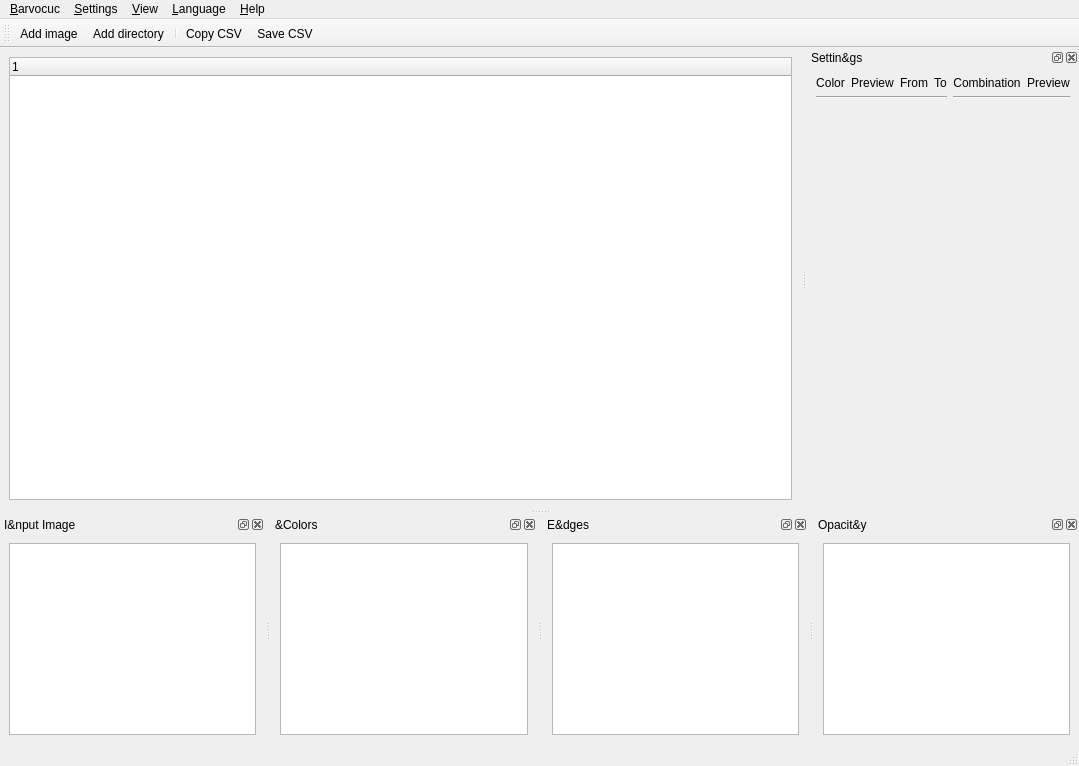
<?xml version="1.0" encoding="UTF-8"?>
<ui version="4.0">
 <class>MainWindow</class>
 <widget class="QMainWindow" name="MainWindow">
  <property name="geometry">
   <rect>
    <x>0</x>
    <y>0</y>
    <width>1079</width>
    <height>766</height>
   </rect>
  </property>
  <property name="sizePolicy">
   <sizepolicy hsizetype="Preferred" vsizetype="Minimum">
    <horstretch>0</horstretch>
    <verstretch>0</verstretch>
   </sizepolicy>
  </property>
  <property name="windowTitle">
   <string>Barvocuc</string>
  </property>
  <widget class="QWidget" name="centralwidget">
   <layout class="QHBoxLayout" name="horizontalLayout">
    <item>
     <widget class="QTreeWidget" name="file_list">
      <property name="rootIsDecorated">
       <bool>false</bool>
      </property>
      <property name="allColumnsShowFocus">
       <bool>true</bool>
      </property>
      <attribute name="headerDefaultSectionSize">
       <number>75</number>
      </attribute>
      <column>
       <property name="text">
        <string notr="true">1</string>
       </property>
      </column>
     </widget>
    </item>
   </layout>
  </widget>
  <widget class="QMenuBar" name="menubar">
   <property name="geometry">
    <rect>
     <x>0</x>
     <y>0</y>
     <width>1079</width>
     <height>19</height>
    </rect>
   </property>
   <widget class="QMenu" name="menuFile">
    <property name="title">
     <string>&amp;Barvocuc</string>
    </property>
    <addaction name="actionOpenFile"/>
    <addaction name="actionOpenDirectory"/>
    <addaction name="actionRemoveFile"/>
    <addaction name="actionClearInput"/>
    <addaction name="separator"/>
    <addaction name="actionCopyCSV"/>
    <addaction name="actionSaveCSV"/>
    <addaction name="actionSaveToDir"/>
    <addaction name="separator"/>
    <addaction name="actionQuit"/>
   </widget>
   <widget class="QMenu" name="menuSettings">
    <property name="title">
     <string>&amp;Settings</string>
    </property>
    <addaction name="actionLoadSettings"/>
    <addaction name="actionSaveSettings"/>
    <addaction name="separator"/>
    <addaction name="actionFactoryResetSettings"/>
   </widget>
   <widget class="QMenu" name="menuHelp">
    <property name="title">
     <string>&amp;Help</string>
    </property>
    <addaction name="actionAbout"/>
    <addaction name="actionOpenDocs"/>
    <addaction name="actionOpenLicence"/>
   </widget>
   <widget class="QMenu" name="menuView">
    <property name="title">
     <string>&amp;View</string>
    </property>
    <addaction name="separator"/>
   </widget>
   <widget class="QMenu" name="menuLanguage">
    <property name="title">
     <string>&amp;Language</string>
    </property>
   </widget>
   <addaction name="menuFile"/>
   <addaction name="menuSettings"/>
   <addaction name="menuView"/>
   <addaction name="menuLanguage"/>
   <addaction name="menuHelp"/>
  </widget>
  <widget class="QStatusBar" name="statusbar"/>
  <widget class="QDockWidget" name="dockSettings">
   <property name="windowTitle">
    <string>Settin&amp;gs</string>
   </property>
   <attribute name="dockWidgetArea">
    <number>2</number>
   </attribute>
   <widget class="QWidget" name="dockWidgetContents_4">
    <layout class="QVBoxLayout" name="verticalLayout">
     <property name="topMargin">
      <number>9</number>
     </property>
     <property name="rightMargin">
      <number>9</number>
     </property>
     <item>
      <layout class="QGridLayout" name="layoutSettings" columnstretch="0,0,0,0,0,0,0">
       <item row="0" column="0">
        <widget class="QLabel" name="label">
         <property name="text">
          <string>Color</string>
         </property>
         <property name="alignment">
          <set>Qt::AlignCenter</set>
         </property>
        </widget>
       </item>
       <item row="0" column="3">
        <widget class="QLabel" name="label_6">
         <property name="text">
          <string>To</string>
         </property>
         <property name="alignment">
          <set>Qt::AlignCenter</set>
         </property>
        </widget>
       </item>
       <item row="0" column="5">
        <widget class="QLabel" name="label_8">
         <property name="text">
          <string>Combination</string>
         </property>
         <property name="alignment">
          <set>Qt::AlignCenter</set>
         </property>
        </widget>
       </item>
       <item row="0" column="6">
        <widget class="QLabel" name="label_9">
         <property name="text">
          <string>Preview</string>
         </property>
         <property name="alignment">
          <set>Qt::AlignCenter</set>
         </property>
        </widget>
       </item>
       <item row="0" column="2">
        <widget class="QLabel" name="label_5">
         <property name="text">
          <string>From</string>
         </property>
         <property name="alignment">
          <set>Qt::AlignCenter</set>
         </property>
        </widget>
       </item>
       <item row="1" column="5" colspan="2">
        <widget class="Line" name="line_2">
         <property name="orientation">
          <enum>Qt::Horizontal</enum>
         </property>
        </widget>
       </item>
       <item row="0" column="1">
        <widget class="QLabel" name="label_7">
         <property name="text">
          <string>Preview</string>
         </property>
         <property name="alignment">
          <set>Qt::AlignCenter</set>
         </property>
        </widget>
       </item>
       <item row="1" column="0" colspan="4">
        <widget class="Line" name="line">
         <property name="orientation">
          <enum>Qt::Horizontal</enum>
         </property>
        </widget>
       </item>
      </layout>
     </item>
     <item>
      <spacer name="verticalSpacer">
       <property name="orientation">
        <enum>Qt::Vertical</enum>
       </property>
       <property name="sizeHint" stdset="0">
        <size>
         <width>20</width>
         <height>40</height>
        </size>
       </property>
      </spacer>
     </item>
    </layout>
   </widget>
  </widget>
  <widget class="QDockWidget" name="dock_source">
   <property name="allowedAreas">
    <set>Qt::AllDockWidgetAreas</set>
   </property>
   <property name="windowTitle">
    <string>I&amp;nput Image</string>
   </property>
   <attribute name="dockWidgetArea">
    <number>8</number>
   </attribute>
   <widget class="QWidget" name="dockWidgetContents_3">
    <layout class="QVBoxLayout" name="verticalLayout_2">
     <item>
      <widget class="SynchronizedGraphicsView" name="gv_source"/>
     </item>
    </layout>
   </widget>
  </widget>
  <widget class="QDockWidget" name="dock_colors">
   <property name="features">
    <set>QDockWidget::AllDockWidgetFeatures</set>
   </property>
   <property name="allowedAreas">
    <set>Qt::AllDockWidgetAreas</set>
   </property>
   <property name="windowTitle">
    <string>&amp;Colors</string>
   </property>
   <attribute name="dockWidgetArea">
    <number>8</number>
   </attribute>
   <widget class="QWidget" name="dockWidgetContents_5">
    <layout class="QVBoxLayout" name="verticalLayout_5">
     <item>
      <widget class="SynchronizedGraphicsView" name="gv_colors"/>
     </item>
    </layout>
   </widget>
  </widget>
  <widget class="QDockWidget" name="dock_sobel">
   <property name="allowedAreas">
    <set>Qt::AllDockWidgetAreas</set>
   </property>
   <property name="windowTitle">
    <string>E&amp;dges</string>
   </property>
   <attribute name="dockWidgetArea">
    <number>8</number>
   </attribute>
   <widget class="QWidget" name="dockWidgetContents_6">
    <layout class="QVBoxLayout" name="verticalLayout_6">
     <item>
      <widget class="SynchronizedGraphicsView" name="gv_sobel"/>
     </item>
    </layout>
   </widget>
  </widget>
  <widget class="QDockWidget" name="dock_opacity">
   <property name="allowedAreas">
    <set>Qt::AllDockWidgetAreas</set>
   </property>
   <property name="windowTitle">
    <string>Opacit&amp;y</string>
   </property>
   <attribute name="dockWidgetArea">
    <number>8</number>
   </attribute>
   <widget class="QWidget" name="dockWidgetContents_7">
    <layout class="QVBoxLayout" name="verticalLayout_4">
     <item>
      <widget class="SynchronizedGraphicsView" name="gv_opacity"/>
     </item>
    </layout>
   </widget>
  </widget>
  <widget class="QToolBar" name="toolBar">
   <property name="windowTitle">
    <string>Toolbar</string>
   </property>
   <attribute name="toolBarArea">
    <enum>TopToolBarArea</enum>
   </attribute>
   <attribute name="toolBarBreak">
    <bool>false</bool>
   </attribute>
   <addaction name="actionOpenFile"/>
   <addaction name="actionOpenDirectory"/>
   <addaction name="separator"/>
   <addaction name="actionCopyCSV"/>
   <addaction name="actionSaveCSV"/>
  </widget>
  <action name="actionOpenFile">
   <property name="text">
    <string>&amp;Add image...</string>
   </property>
   <property name="shortcut">
    <string>Ctrl+O</string>
   </property>
  </action>
  <action name="actionRemoveFile">
   <property name="text">
    <string>&amp;Remove image</string>
   </property>
   <property name="shortcut">
    <string>Del</string>
   </property>
  </action>
  <action name="actionOpenDirectory">
   <property name="text">
    <string>Add &amp;directory...</string>
   </property>
   <property name="shortcut">
    <string>Ctrl+Shift+O</string>
   </property>
  </action>
  <action name="actionQuit">
   <property name="text">
    <string>Close &amp;program</string>
   </property>
   <property name="menuRole">
    <enum>QAction::QuitRole</enum>
   </property>
  </action>
  <action name="actionLoadSettings">
   <property name="text">
    <string>&amp;Load settings...</string>
   </property>
  </action>
  <action name="actionSaveSettings">
   <property name="text">
    <string>&amp;Save settings...</string>
   </property>
  </action>
  <action name="actionCopyCSV">
   <property name="text">
    <string>&amp;Copy CSV</string>
   </property>
   <property name="shortcut">
    <string>Ctrl+C</string>
   </property>
  </action>
  <action name="actionSaveCSV">
   <property name="text">
    <string>&amp;Save CSV...</string>
   </property>
   <property name="shortcut">
    <string>Ctrl+S</string>
   </property>
  </action>
  <action name="actionAbout">
   <property name="text">
    <string>&amp;About Barvocuc...</string>
   </property>
   <property name="menuRole">
    <enum>QAction::AboutRole</enum>
   </property>
  </action>
  <action name="actionShowLicense">
   <property name="text">
    <string>&amp;Licence (GPL)...</string>
   </property>
  </action>
  <action name="actionClearInput">
   <property name="text">
    <string>Remove all &amp;images</string>
   </property>
   <property name="shortcut">
    <string>Ctrl+Del</string>
   </property>
  </action>
  <action name="actionSaveToDir">
   <property name="text">
    <string>Save &amp;output to directory...</string>
   </property>
  </action>
  <action name="actionOpenDocs">
   <property name="text">
    <string>&amp;Documentation...</string>
   </property>
  </action>
  <action name="actionOpenLicence">
   <property name="text">
    <string>&amp;License...</string>
   </property>
  </action>
  <action name="actionFactoryResetSettings">
   <property name="text">
    <string>Reset to Factory Defaults</string>
   </property>
  </action>
 </widget>
 <customwidgets>
  <customwidget>
   <class>SynchronizedGraphicsView</class>
   <extends>QGraphicsView</extends>
   <header>barvocuc.gui</header>
  </customwidget>
 </customwidgets>
 <resources/>
 <connections>
  <connection>
   <sender>actionQuit</sender>
   <signal>triggered()</signal>
   <receiver>MainWindow</receiver>
   <slot>close()</slot>
   <hints>
    <hint type="sourcelabel">
     <x>-1</x>
     <y>-1</y>
    </hint>
    <hint type="destinationlabel">
     <x>507</x>
     <y>331</y>
    </hint>
   </hints>
  </connection>
  <connection>
   <sender>MainWindow</sender>
   <signal>enable_csv_export(bool)</signal>
   <receiver>actionCopyCSV</receiver>
   <slot>setEnabled(bool)</slot>
   <hints>
    <hint type="sourcelabel">
     <x>539</x>
     <y>382</y>
    </hint>
    <hint type="destinationlabel">
     <x>-1</x>
     <y>-1</y>
    </hint>
   </hints>
  </connection>
  <connection>
   <sender>MainWindow</sender>
   <signal>enable_csv_export(bool)</signal>
   <receiver>actionSaveCSV</receiver>
   <slot>setEnabled(bool)</slot>
   <hints>
    <hint type="sourcelabel">
     <x>539</x>
     <y>382</y>
    </hint>
    <hint type="destinationlabel">
     <x>-1</x>
     <y>-1</y>
    </hint>
   </hints>
  </connection>
 </connections>
 <slots>
  <signal>enable_csv_export(bool)</signal>
 </slots>
</ui>
